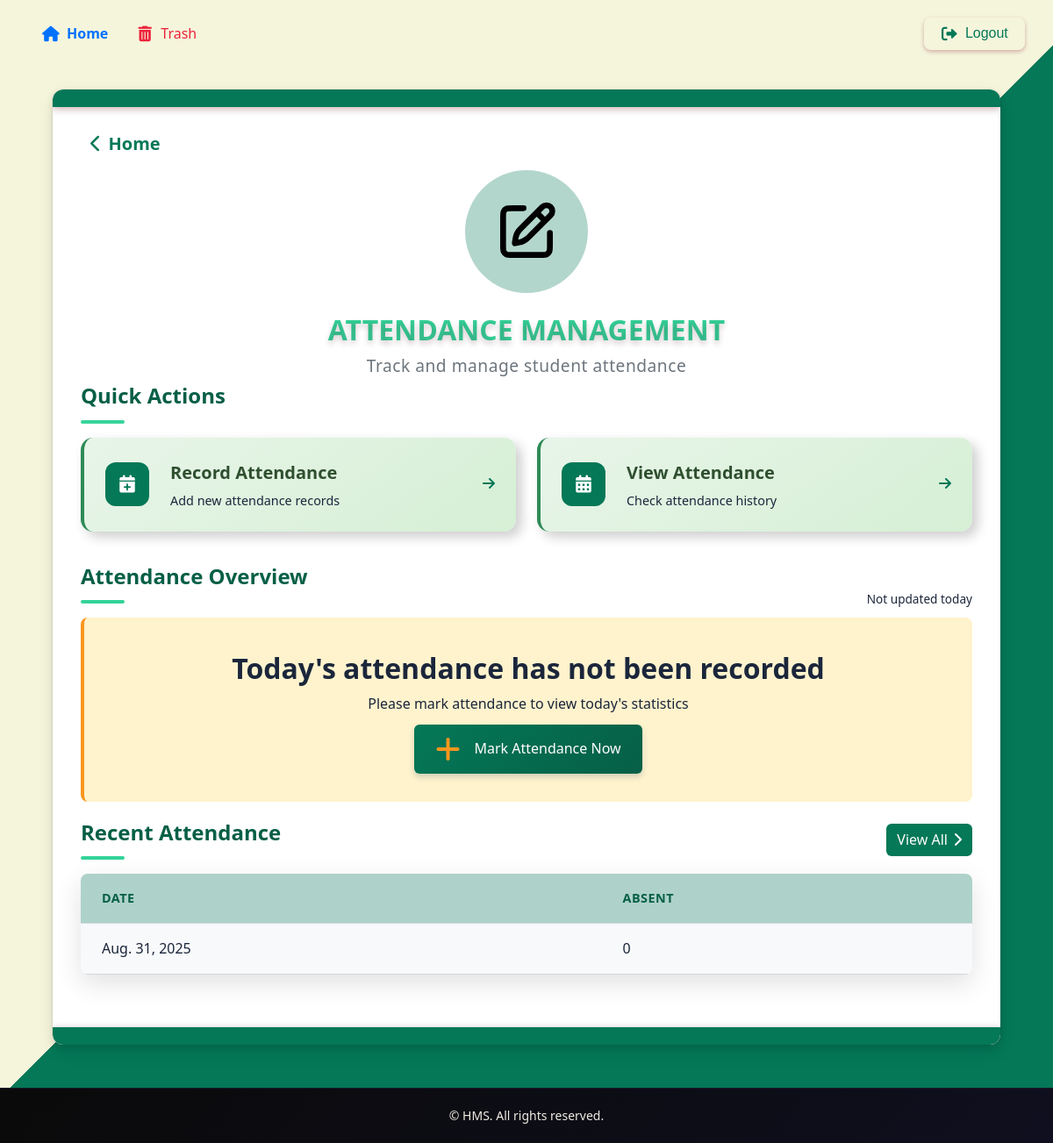
The page /attendance_dash (signed in) on the database as committed earlier.
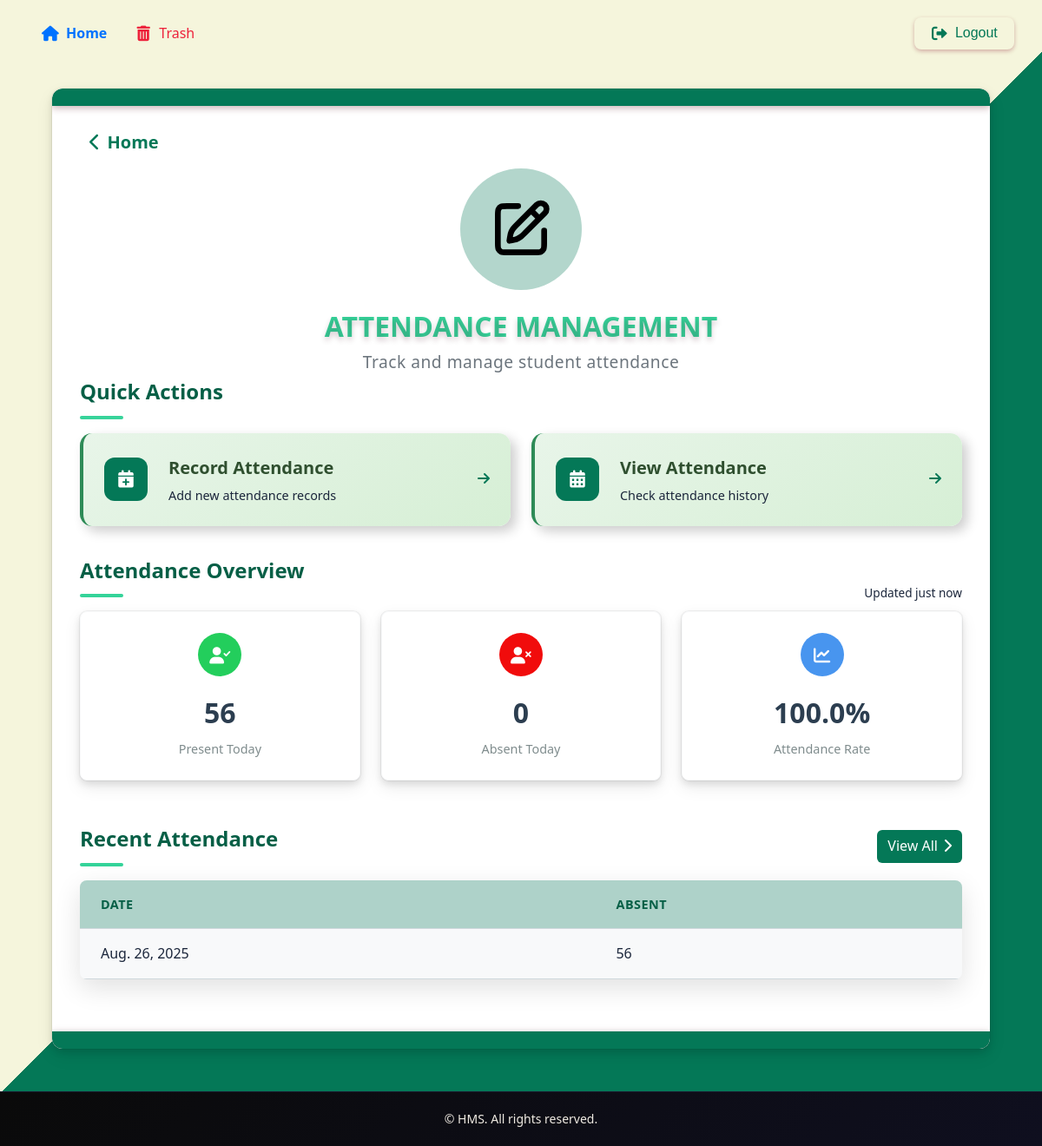
The same page on the database as committed later.
### hostel/models.py (models this page shows, shortened)
class AttendanceDate(models.Model):
    date = models.DateField(unique=True)
    MONTH_CHOICES = [
        ('January', 'January'),
        ('February', 'February'),
        ('March', 'March'),
        ('April', 'April'),
        ('May', 'May'),
        ('June', 'June'),
        ('July', 'July'),
        ('August', 'August'),
        ('September', 'September'),
        ('October', 'October'),
        ('November', 'November'),
        ('December', 'December'),
    ]
    month = models.CharField(max_length=10,choices=MONTH_CHOICES)
    year = models.IntegerField()

### hostel/views.py (the view)
# urls.py: path('attendance_dash',views.attendance_dashboard,name='attendance_dashboard'),
@login_required()
def attendance_dashboard(request):
    today = localtime().date()
    total_students = Student.objects.count()
    last_attendance = AttendanceDate.objects.last()
    last_date = last_attendance.date
    date_id = last_attendance.id
    recent_absent = Attendance.objects.filter(date=date_id).count()
    attendance_date = AttendanceDate.objects.filter(date=today).first()
    if attendance_date:
        attendance_taken = True
        absent_count = Attendance.objects.filter(date=attendance_date).count()
        present_count = total_students - absent_count
        attendance_percentage = round((present_count / total_students) * 100, 2) if total_students > 0 else 0
    else:
        attendance_taken = False
        present_count = absent_count = attendance_percentage = None
    context = {
        'attendance_taken': attendance_taken,
        'present_count': present_count,
        'absent_count': absent_count,
        'attendance_percentage': attendance_percentage,
        'recent_absent': recent_absent,
        'last_date':last_date
    }
    return render(request, 'hostel/attendance_dashboard.html', context)

### hostel/context_processors.py (called while the page is built)
def group_processor(request):
    if request.user.is_authenticated:
        is_warden_group = request.user.groups.filter(name='warden').exists()
        is_secretary_group = request.user.groups.filter(name='secretary').exists()  # Adjust as needed
    else:
        is_warden_group = False
        is_secretary_group = False
    return {
        'is_warden_group': is_warden_group,
        'is_secretary_group': is_secretary_group,
    }

### hostel/templates/hostel/attendance_dashboard.html (shortened to what the changed rows need)
{% extends 'hostel/base.html' %}
{% load static %}
{% block style %}
<link rel="stylesheet" href="{% static 'styles/attendance_dashboard.css' %}">
<link rel="stylesheet" href="https://cdnjs.cloudflare.com/ajax/libs/font-awesome/6.0.0/css/all.min.css">
{% endblock %}
{% block content %}
<div class="modern-dashboard">
  <header class="dashboard-header">
    <div class="header-content">
      <div class="header-title">
        <h1>Attendance Management</h1>
      </div>
    </div>
  </header>
  <main class="dashboard-content">
    <section class="quick-actions-section">
      <h2 class="section-title">
        <span>Quick Actions</span>
        <div class="title-decoration"></div>
      </h2>
    </section>
    <section class="stats-section">
        <div class="section-header">
            <h2 class="section-title">
            <span>Attendance Overview</span>
            <div class="title-decoration"></div>
            </h2>
            <span class="update-info">
            {% if attendance_taken %}
                Updated just now
            {% else %}
                Not updated today
            {% endif %}
            </span>
        </div>
        {% if not attendance_taken %}
            <div class="no-attendance-alert">
            <h1>Today's attendance has not been recorded</h1>
            <p>Please mark attendance to view today's statistics</p>
            <a href="{% url 'mark_attendance' %}" class="btn btn-primary">
                <i class="fas fa-plus"></i> Mark Attendance Now
            </a>
            </div>
        {% else %}
            <div class="stats-grid">
            <div class="stat-card present-card">
                <div class="stat-icon">
                <i class="fas fa-user-check"></i>
                </div>
                <div class="stat-info">
                <div class="stat-value">{{ present_count }}</div>
                </div>
                <div class="stat-label">Present Today</div>
            </div>
            <div class="stat-card absent-card">
                <div class="stat-icon">
                <i class="fas fa-user-times"></i>
                </div>
                <div class="stat-info">
                <div class="stat-value">{{ absent_count }}</div>
                </div>
                <div class="stat-label">Absent Today</div>
            </div>
        {% if attendance_percentage is not None %}
          <div class="stat-card percentage-card">
              <div class="stat-icon">
                  <i class="fas fa-chart-line"></i>
              </div>
              <div class="stat-info">
                  <div class="stat-value">{{ attendance_percentage }}%</div>
              </div>
              <div class="stat-label">Attendance Rate</div>
          </div>
        {% endif %}
        </div>
    {% endif %}
    </section>
    <section class="recent-section">
      <div class="section-header">
        <h2 class="section-title">
          <span class="recent-att">Recent Attendance</span>
          <div class="title-decoration hide"></div>
        </h2>
      </div>
      <div class="recent-table">
        <table>
          <thead>
            <tr>
              <th>Date</th>
              <th>Absent</th>
            </tr>
          </thead>
          <tbody>
            <tr>
              <td>{{ last_date }}</td>
              <td>{{ recent_absent }}</td>
            </tr>
          </tbody>
        </table>
      </div>
    </section>
  </main>
</div>
{% endblock %}

Rows that differ between the two databases and show on the page:
no longer on this page (row unchanged): AttendanceDate: date "Aug. 31, 2025"
added AttendanceDate: date "Aug. 26, 2025"
Other text that changed with them:
{{ present_count }}: (not shown) → "56"
{{ absent_count }}: (not shown) → "0"
{{ attendance_percentage }}: (not shown) → "100.0"
{{ recent_absent }}: "0" → "56"
text no longer shown: "Not updated today Today's attendance has not been recorded Please mark attendance to view today's statistics Mark Attendance Now"
text now shown: "Updated just now Present Today Absent Today % Attendance Rate"
